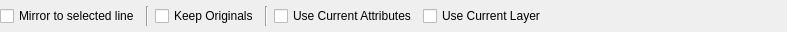
<?xml version="1.0" encoding="UTF-8"?>
<ui version="4.0">
 <class>LC_ModifyMirrorOptionsWidget</class>
 <widget class="QWidget" name="LC_ModifyMirrorOptionsWidget">
  <property name="geometry">
   <rect>
    <x>0</x>
    <y>0</y>
    <width>787</width>
    <height>32</height>
   </rect>
  </property>
  <property name="windowTitle">
   <string>Form</string>
  </property>
  <layout class="QGridLayout" name="gridLayout">
   <property name="leftMargin">
    <number>0</number>
   </property>
   <property name="topMargin">
    <number>1</number>
   </property>
   <property name="rightMargin">
    <number>0</number>
   </property>
   <property name="bottomMargin">
    <number>1</number>
   </property>
   <item row="0" column="0">
    <widget class="QCheckBox" name="cbMirrorToLine">
     <property name="toolTip">
      <string>If checked, mirror will be performed by selected line entity.</string>
     </property>
     <property name="text">
      <string>Mirror to selected line</string>
     </property>
    </widget>
   </item>
   <item row="0" column="2">
    <widget class="QCheckBox" name="cbKeepOriginals">
     <property name="toolTip">
      <string>If unchecked, original entities will be removed, otherwise they will survive.</string>
     </property>
     <property name="text">
      <string>Keep Originals</string>
     </property>
    </widget>
   </item>
   <item row="0" column="3">
    <widget class="Line" name="line">
     <property name="orientation">
      <enum>Qt::Orientation::Vertical</enum>
     </property>
    </widget>
   </item>
   <item row="0" column="4">
    <widget class="QCheckBox" name="cbCurrentAttr">
     <property name="toolTip">
      <string>If checked, current attributes will be used for mirrored entities, otherwise - original ones. </string>
     </property>
     <property name="text">
      <string>Use Current Attributes</string>
     </property>
    </widget>
   </item>
   <item row="0" column="6">
    <spacer name="horizontalSpacer">
     <property name="orientation">
      <enum>Qt::Orientation::Horizontal</enum>
     </property>
     <property name="sizeHint" stdset="0">
      <size>
       <width>0</width>
       <height>20</height>
      </size>
     </property>
    </spacer>
   </item>
   <item row="0" column="5">
    <widget class="QCheckBox" name="cbLayer">
     <property name="toolTip">
      <string>If checked, mirrored entities will be placed on current layer, otherwise they will be placed into original layers.</string>
     </property>
     <property name="text">
      <string>Use Current Layer</string>
     </property>
    </widget>
   </item>
   <item row="0" column="1">
    <widget class="Line" name="line_2">
     <property name="orientation">
      <enum>Qt::Orientation::Vertical</enum>
     </property>
    </widget>
   </item>
  </layout>
 </widget>
 <resources/>
 <connections/>
</ui>
